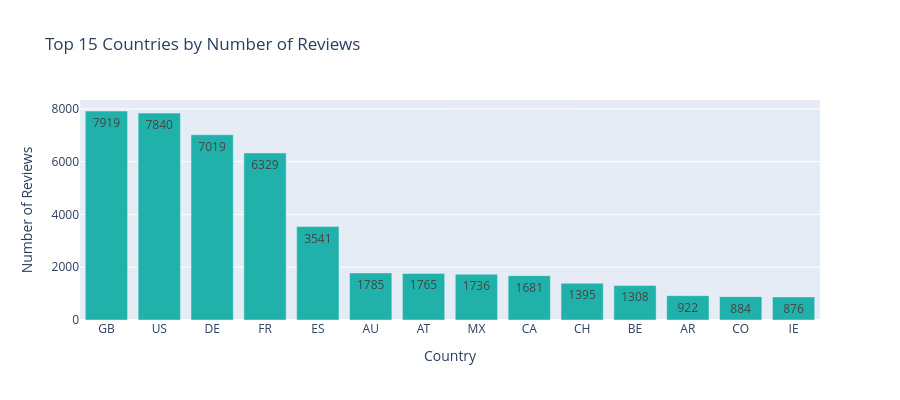

Notebook source saved alongside this figure:
### Code cell
country_counts = df['country'].value_counts().head(15)

fig =go.Figure() 
fig.add_trace(go.Bar(
    x=country_counts.index,
    y=country_counts.values,
    marker_color='lightseagreen',
    text=country_counts.values,
    textposition='auto'
))

fig.update_layout(
    title_text="Top 15 Countries by Number of Reviews",
    xaxis_title="Country",
    yaxis_title="Number of Reviews",
    height=400
)
fig.show()

### Figure 1 — Plotly figure (JSON) as saved in the notebook; plotly's stock layout.template omitted (floating-point values rounded to 4 significant figures)
{"data": [{"marker": {"color": "lightseagreen"}, "text": [7919.0, 7840.0, 7019.0, 6329.0, 3541.0, 1785.0, 1765.0, 1736.0, 1681.0, 1395.0, 1308.0, 922.0, 884.0, 876.0], "textposition": "auto", "type": "bar", "x": ["GB", "US", "DE", "FR", "ES", "AU", "AT", "MX", "CA", "CH", "BE", "AR", "CO", "IE"], "y": [7919, 7840, 7019, 6329, 3541, 1785, 1765, 1736, 1681, 1395, 1308, 922, 884, 876]}], "layout": {"height": 400, "title": {"text": "Top 15 Countries by Number of Reviews"}, "xaxis": {"title": {"text": "Country"}}, "yaxis": {"title": {"text": "Number of Reviews"}}}}
